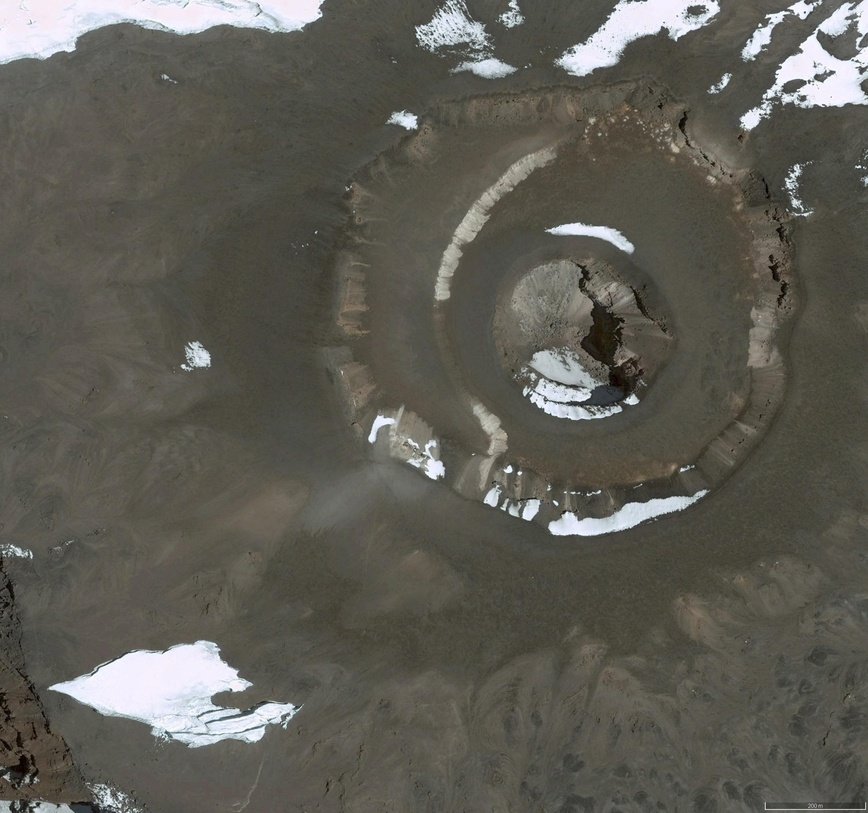
#> input picture HW1/inputs/P3/furtwangler_glacier_2003.jpg, 868 x 813 px, shrunk from 2520 x 2360 before the run
$ jupyter execute 'P03 - d.ipynb'
#> lines starting #> are read from the running program, lines starting #| are printed output that depends on the picture; after the words box and inside, x2 and y2 are one past the last pixel; in counts of white or black regions, pixels touching at a corner belong together
[cell 1]
import numpy as np
import matplotlib.pyplot as plt
import seaborn as sns
import cv2
import glob
import math
import os

[cell 2]
# Loading images
img_2003 = cv2.imread("./inputs/P3/furtwangler_glacier_2003.jpg")
#> img_2003 is the input picture: shape (813, 868, 3); mean B, G, R 84.4, 92.7, 94.3
img_2017 = cv2.imread("./inputs/P3/furtwangler_glacier_2017.jpg")
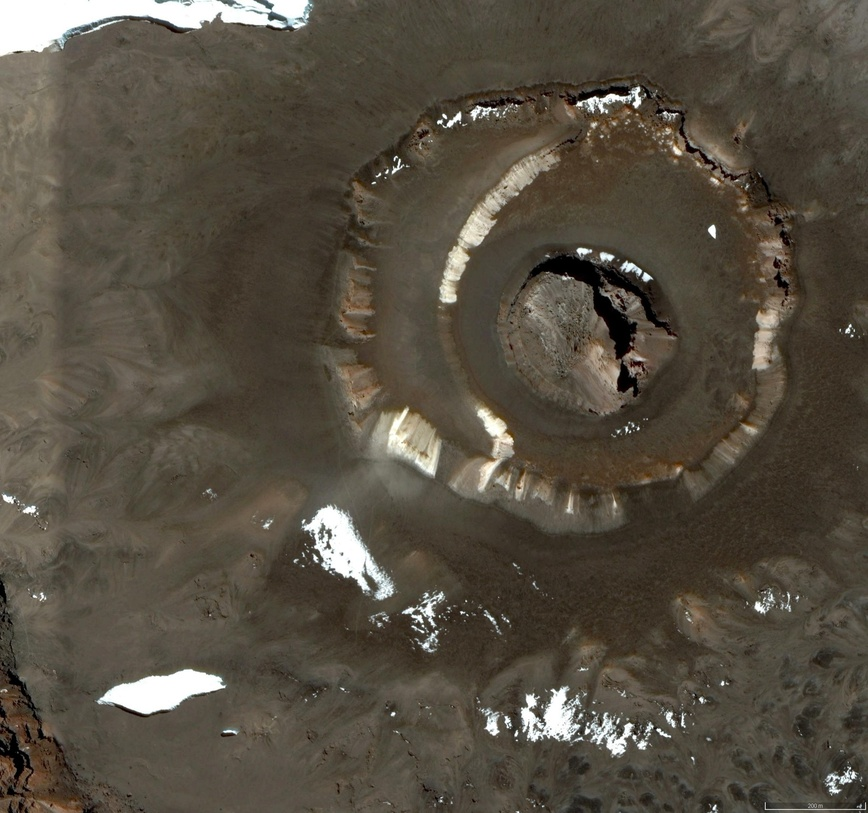
#> input picture HW1/inputs/P3/furtwangler_glacier_2017.jpg, 868 x 813 px, shrunk from 2520 x 2360 before the run
#> img_2017 is the input picture: shape (813, 868, 3); mean B, G, R 65.4, 78.1, 85.5

[cell 3]
_THRESH = 180
# make a threshold to all 3 channels on 2003 image
img_2003_thresh = img_2003.copy()
_, img_2003_thresh[:,:,0] = cv2.threshold(img_2003[:,:,0], _THRESH, 255, cv2.THRESH_BINARY)
_, img_2003_thresh[:,:,1] = cv2.threshold(img_2003[:,:,1], _THRESH, 255, cv2.THRESH_BINARY)
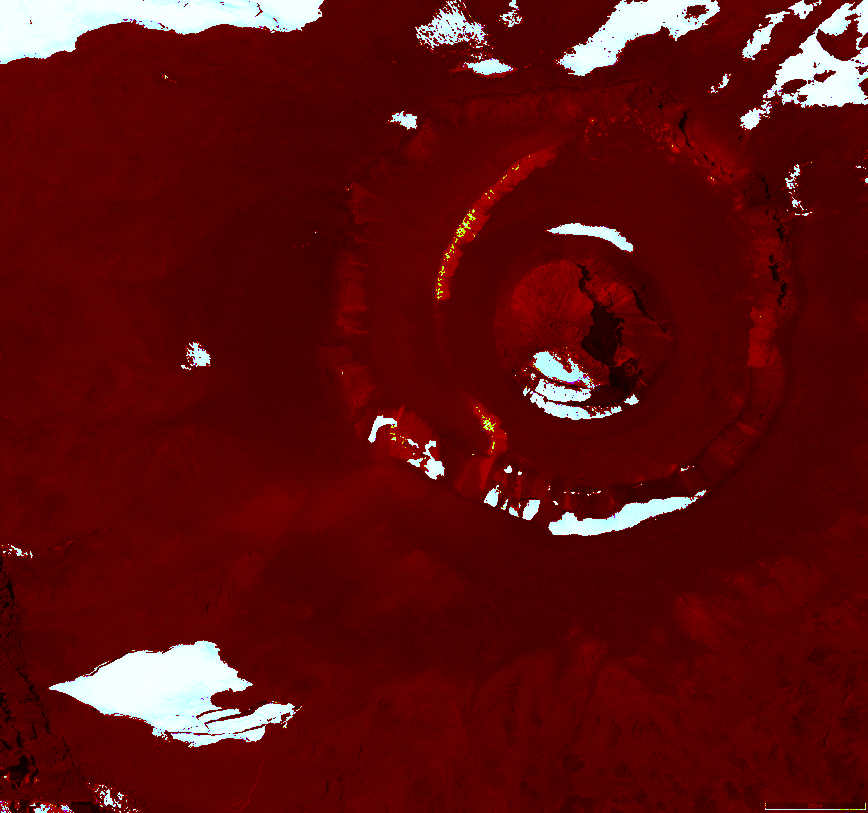
#> img_2003_thresh: shape (813, 868, 3); mean B, G, R 16.4, 16.4, 94.3
_, img_2003_thresh[:,:,2] = cv2.threshold(img_2003[:,:,2], _THRESH, 255, cv2.THRESH_BINARY)

# make a threshold to all 3 channels on 2017 image
img_2017_thresh = img_2017.copy()
_, img_2017_thresh[:,:,0] = cv2.threshold(img_2017[:,:,0], _THRESH, 255, cv2.THRESH_BINARY)
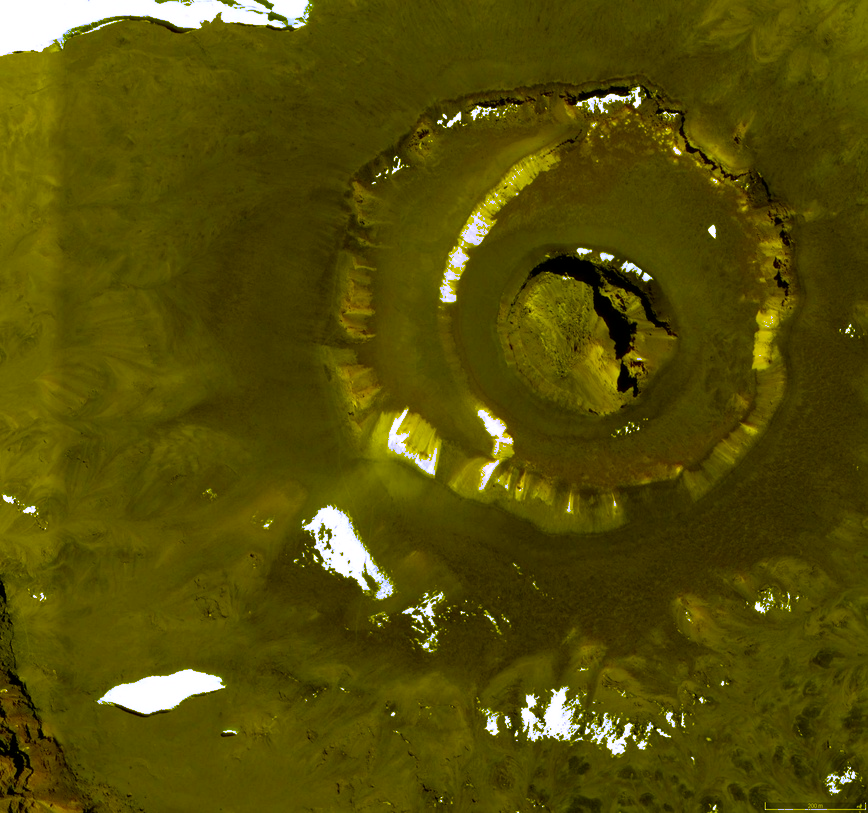
#> img_2017_thresh: shape (813, 868, 3); mean B, G, R 8, 78.1, 85.5
_, img_2017_thresh[:,:,1] = cv2.threshold(img_2017[:,:,1], _THRESH, 255, cv2.THRESH_BINARY)
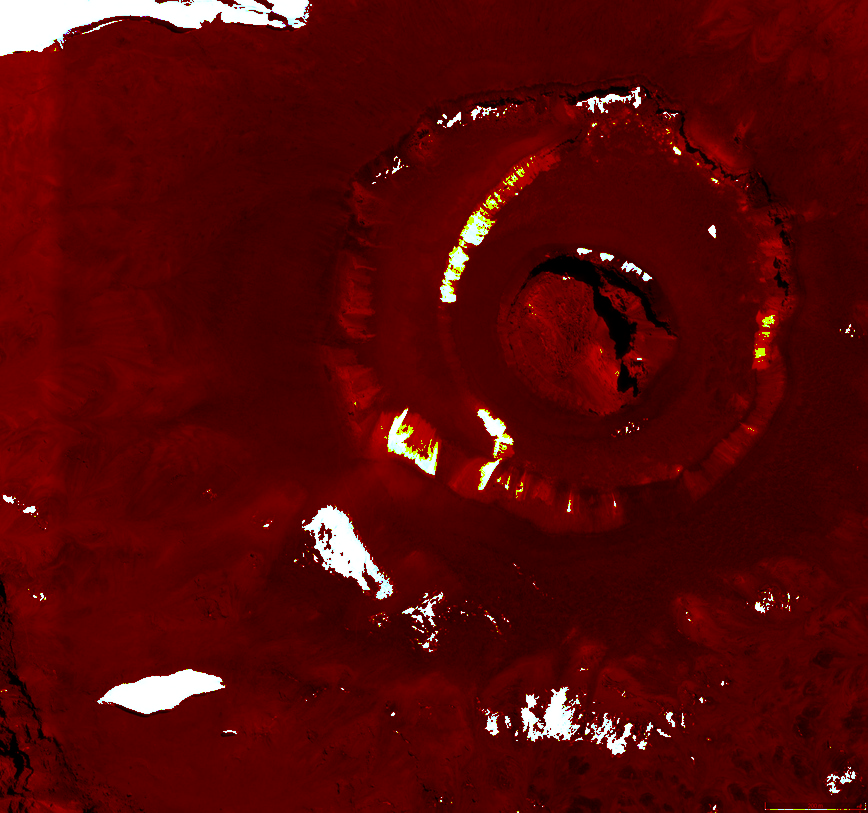
#> img_2017_thresh: shape (813, 868, 3); mean B, G, R 8, 8.7, 85.5
_, img_2017_thresh[:,:,2] = cv2.threshold(img_2017[:,:,2], _THRESH, 255, cv2.THRESH_BINARY)

[cell 4]
# calculate '&' opreator on tipple channels then make it ready to
tmp_2003 = cv2.bitwise_and(img_2003_thresh[:,:,0],img_2003_thresh[:,:,1])
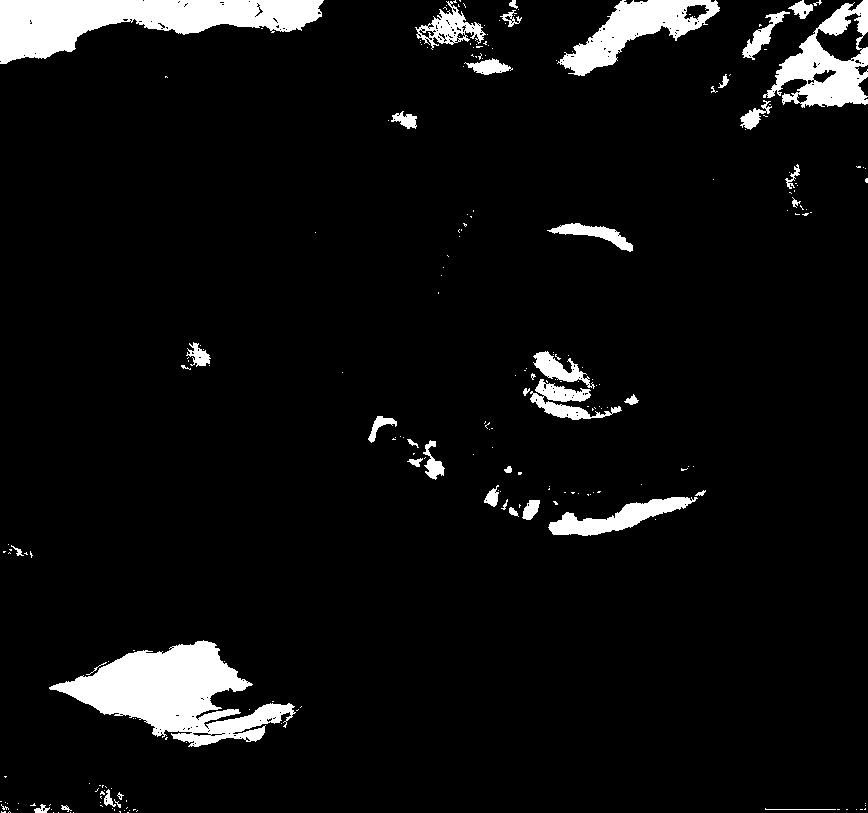
#> tmp_2003: shape (813, 868); 6.4% white; 234 white regions (192 under 20 px), largest, box (x1, y1, x2, y2) and area: (49, 640, 296, 747) 12284, (0, 0, 324, 64) 11038, (763, 0, 868, 108) 5049
tmp_2003 = cv2.bitwise_and(img_2003_thresh[:,:,2],tmp_2003)
#> tmp_2003: shape (813, 868); 6.1% white; 271 white regions (231 under 20 px), largest, box (x1, y1, x2, y2) and area: (49, 641, 295, 747) 11995, (0, 0, 324, 64) 10843, (763, 0, 868, 108) 4982
tmp_2003 = cv2.cvtColor(tmp_2003,cv2.COLOR_GRAY2BGR)

tmp_2017 = cv2.bitwise_and(img_2017_thresh[:,:,0],img_2017_thresh[:,:,1])
#> tmp_2017: shape (813, 868); 3.1% white; 275 white regions (229 under 20 px), largest, box (x1, y1, x2, y2) and area: (0, 0, 309, 56) 8202, (97, 669, 225, 714) 3012, (302, 505, 393, 599) 3000
tmp_2017 = cv2.bitwise_and(img_2017_thresh[:,:,2],tmp_2017)
#> tmp_2017: shape (813, 868); 3.1% white; 282 white regions (234 under 20 px), largest, box (x1, y1, x2, y2) and area: (0, 0, 285, 56) 7430, (98, 669, 225, 714) 3004, (302, 505, 393, 599) 2951
tmp_2017 = cv2.cvtColor(tmp_2017,cv2.COLOR_GRAY2BGR)

[cell 5]
# concat source images with their ice extracted
result_2003 = cv2.hconcat([tmp_2003,img_2003])
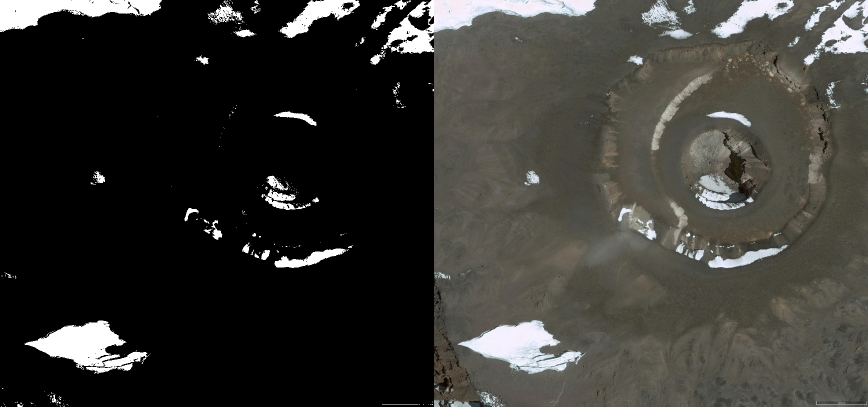
#> result_2003: shape (813, 1736, 3) (shown at 1/2 size); mean B, G, R 50, 54.1, 54.9
result_2017 = cv2.hconcat([tmp_2017,img_2017])
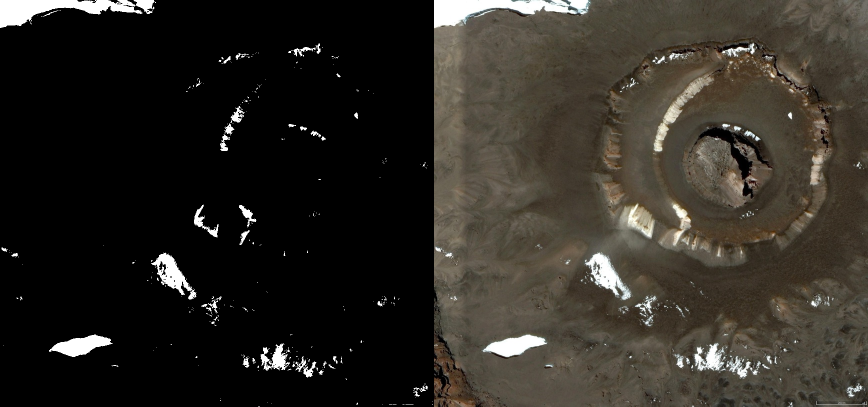
#> result_2017: shape (813, 1736, 3) (shown at 1/2 size); mean B, G, R 36.6, 43, 46.7

# save visual result
cv2.imwrite("./outputs/P03-d/ice-extraced-2003.jpg",result_2003)
cv2.imwrite("./outputs/P03-d/ice-extraced-2017.jpg",result_2017)
#> Out = True

[cell 6]
# counting icy pixels on 2003 and 2017 images
icy_2003 = np.count_nonzero(np.reshape(tmp_2003[:,:,0], (1,np.product(tmp_2003[:,:,0].shape)))[0])
#> icy_2003 = 43247
icy_2017 = np.count_nonzero(np.reshape(tmp_2017[:,:,0], (1,np.product(tmp_2017[:,:,0].shape)))[0])
#> icy_2017 = 21737

# calculate how much ice is melted
str(round((1-((icy_2017)*4.8)/((icy_2003)*6.2))*100,2))+"%"
#> Out = '61.09%'

[cell 7]
icy_2017/icy_2003
#> Out = 0.503
